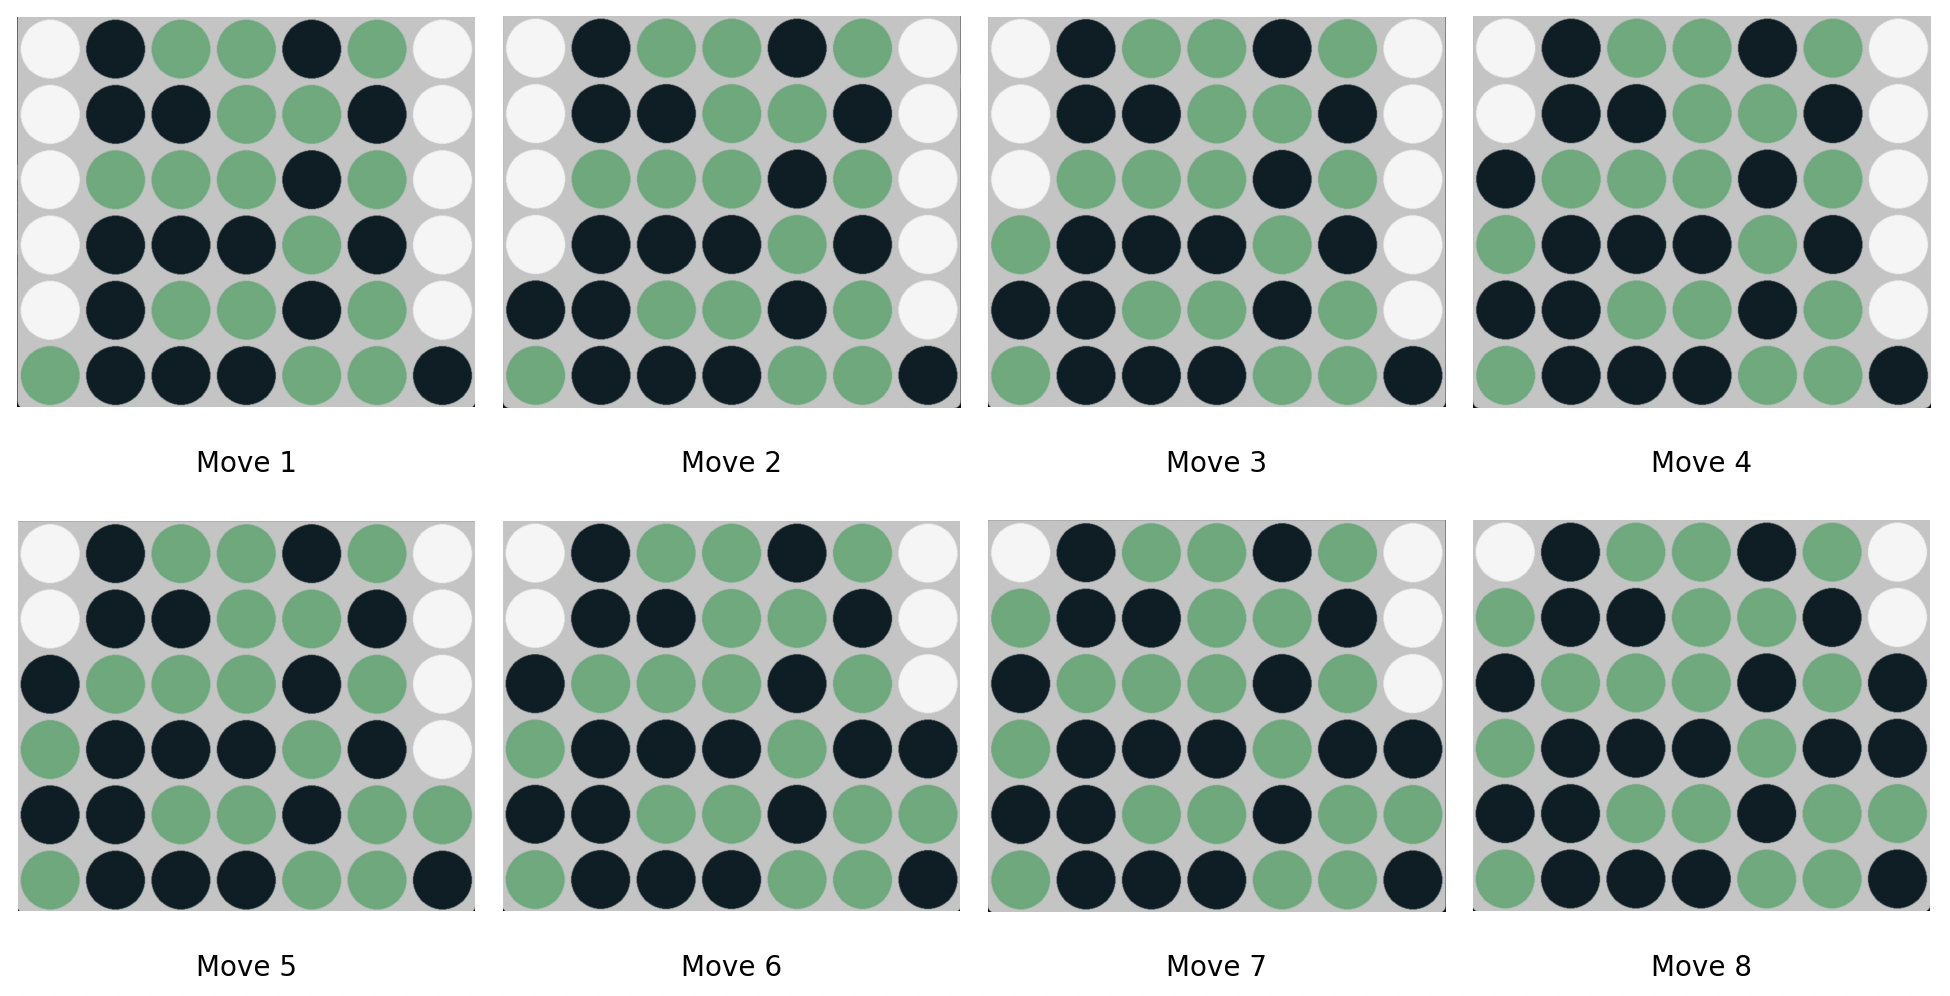

This chart was generated by the following Python code:
import matplotlib.pyplot as plt
from matplotlib.offsetbox import OffsetImage, AnnotationBbox

# Function to add images to the plot
def add_image(ax, path, position, zoom=10.0):
    image = plt.imread(path)
    imagebox = OffsetImage(image, zoom=zoom, resample=True)
    ab = AnnotationBbox(imagebox, position, frameon=False, pad=0)
    ax.add_artist(ab)

# Create a subplot with 2 rows and 4 columns (assuming you have 8 images)
fig, ax = plt.subplots(2, 4, figsize=(12, 6))

# Iterate through the image files and add them to the plot
for i in range(1, 9):
    image_path = f"{i}.png"
    row, col = divmod(i - 1, 4)
    add_image(ax[row, col], image_path, (0.5, 0.5), zoom=0.1)

    # Add numbering
    ax[row, col].text(0.5, -0.1, f"Move {i}", ha='center', va='center', transform=ax[row, col].transAxes, fontsize=10)

# Hide axes and show the plot
for a in ax.flatten():
    a.axis('off')

plt.tight_layout()
plt.show()
